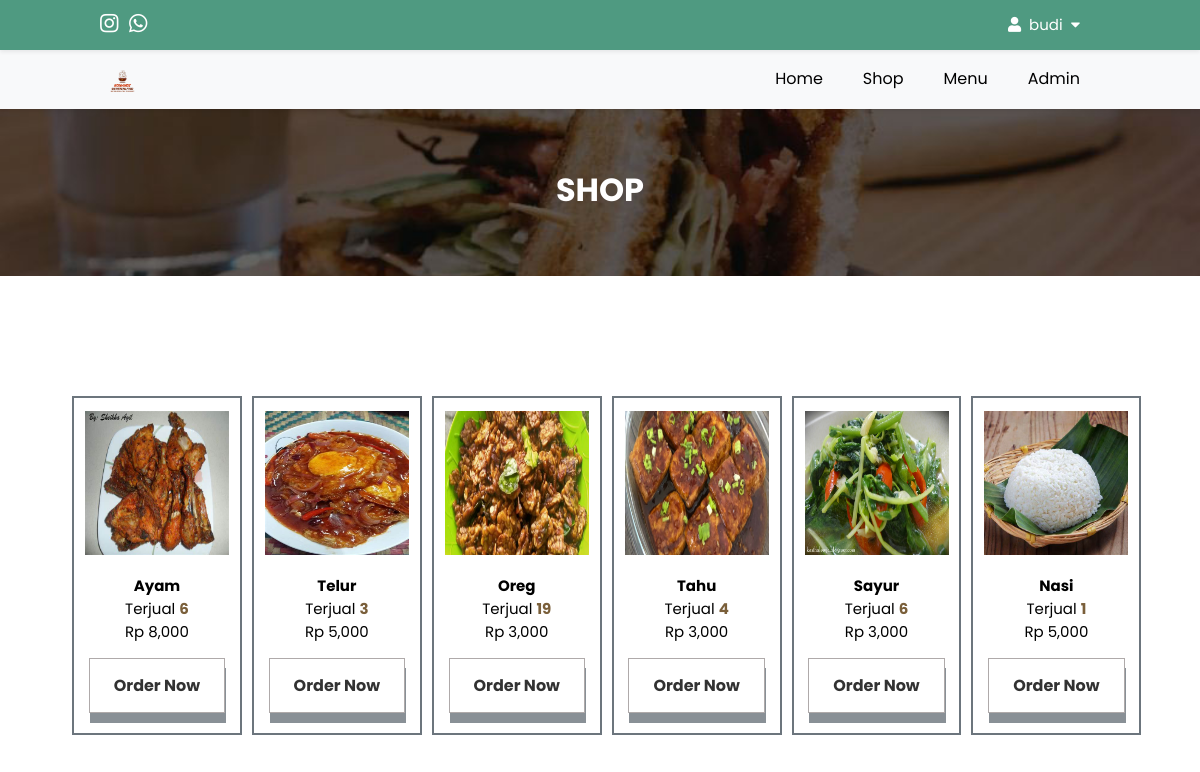
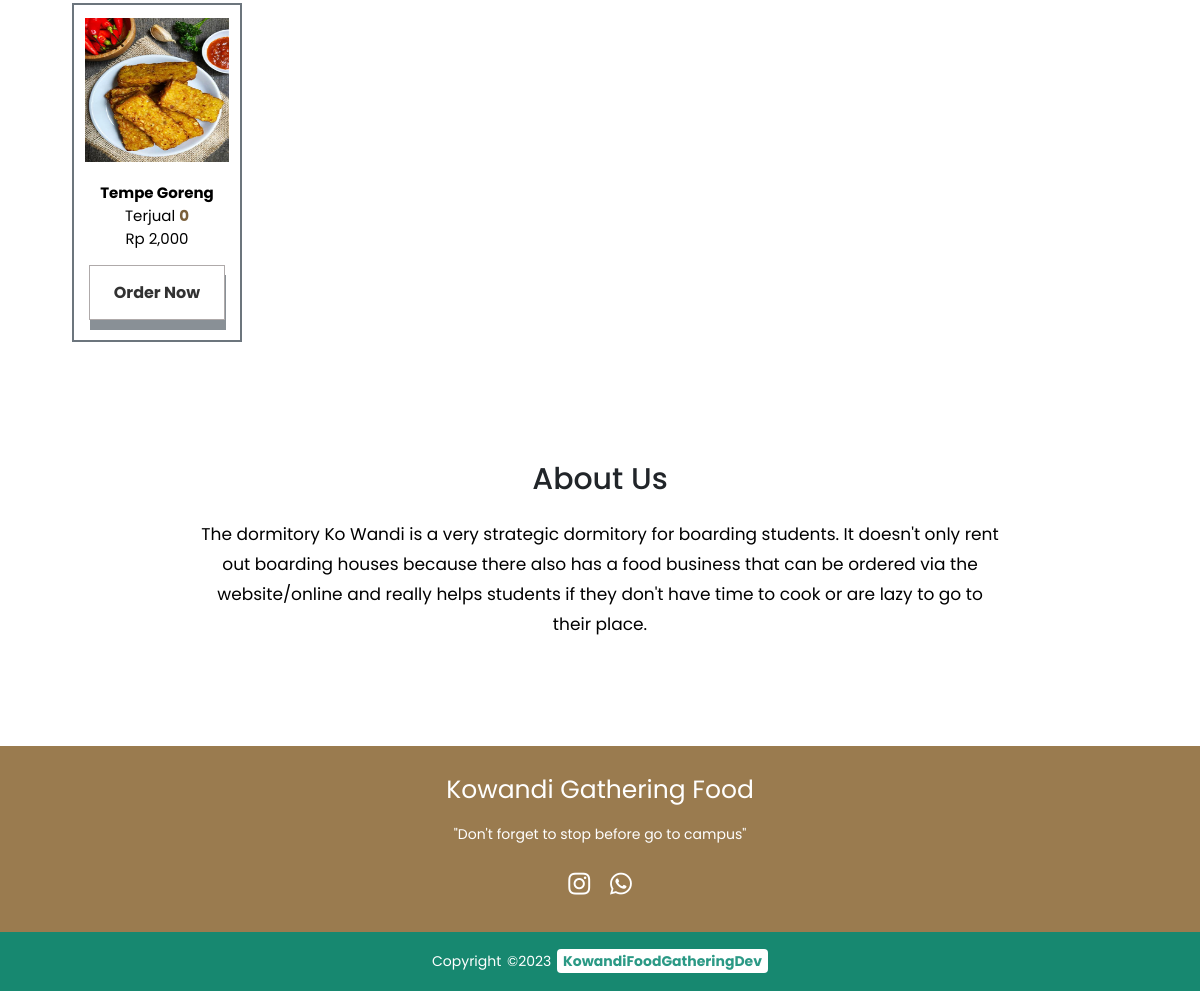
Page /shop/shop.php (signed in) on the committed database (2 pictures, top to bottom).
### tables this page shows
CREATE TABLE IF NOT EXISTS `tbl_product` (
  `id` int NOT NULL AUTO_INCREMENT,
  `gambar` varchar(200) NOT NULL,
  `nama_product` varchar(200) NOT NULL,
  `harga` int NOT NULL,
  `tgl_tambah` varchar(200) NOT NULL,
  `terjual` int NOT NULL,
  `deskripsi` text NOT NULL,
  PRIMARY KEY (`id`)
);

### config/config.php (called while the page is built, shortened)
<?php
$hostname = "localhost";
$username = "root";
$password = "";
$database = "db_cafe";
$koneksi = mysqli_connect($hostname, $username, $password, $database);
function queryProduct($queryProduct)
{
    global $koneksi;
    $hasil = mysqli_query($koneksi, $queryProduct);
    $tampungBaris = [];
    while ($baris = mysqli_fetch_assoc($hasil)) {
        $tampungBaris[] = $baris;
    }
    return $tampungBaris;
}
?>

### shop/shop.php (the view, shortened to what this page needs)
<?php
require '../config/config.php';
$queryProduct = queryProduct("SELECT * FROM tbl_product");
?>
<!DOCTYPE html>
<html lang="en">
<head>
    <link rel="stylesheet" href="https://cdnjs.cloudflare.com/ajax/libs/font-awesome/5.15.3/css/all.min.css"
 />
    <link rel="stylesheet" href="../css/shop.css?v=<?php echo time(); ?>">
</head>
<body>
    <header class="navbar-top">
        <div class="social-media">
            <a class="sosmed" id="m-1" href="#"><i class="fab fa-instagram"></i></a>
            <a class="sosmed" id="m-2" href="#"><i class="fab fa-whatsapp"></i></a>
        </div>
        <nav>
            <ul>
                <li class="dropdown1"><a href="#"><i class="fas fa-user"></i>&nbsp;
                        <?php
                        if (isset($_SESSION['login'])) {
                            echo $_SESSION['username'];
                        } else {
                            echo "Tamu";
                        }
                        ?>
                        &nbsp;<i class="fas fa-caret-down"></i>
                    </a>
                </li>
            </ul>
        </nav>
    </header>
    <header class="nav-top-mg">
        <div class="logo">
            <a href="../index.php">
                <img class="logo-img" src="../img/logo.png">
            </a>
        </div>
        <nav class="nav-bot">
            <ul>
                <li><a href="../index.php">Home</a></li>
                <li><a href="shop.php">Shop</a></li>
                <li><a href="../menu/menu.php">Menu</a></li>
                <?php
                @$role = $_SESSION['role'];
                if ($role == "Admin") {
                    echo "<li><a href='../admin/admin.php'>Admin</a></li>";
                }
                ?>
            </ul>
        </nav>
    </header>
    <div class="container-banner">
        <h1 class="title-banner">SHOP</h1>
    </div>
    <div class="shop-wrapper">
        <div class="container">
            <?php foreach ($queryProduct as $dataProduct): ?>
            <div class="shop">
                <div class="logo">
                    <img class="resize-image" src="../uploads/<?= $dataProduct['gambar']; ?>" />
                </div>
                <div class="title">
                    <h3>
                        <?= $dataProduct['nama_product']; ?>
                    </h3>
                </div>
                <div class="content">
                    <p>Terjual <span class="terjual-counter">
                            <?= $dataProduct['terjual']; ?>
                        </span></p>
                    <p>Rp
                        <?= number_format($dataProduct['harga']); ?>
                    </p>
                </div>
                <a href="shop-detail.php?id=<?= $dataProduct['id']; ?>">
                    <div class="btn-shop">
                        <span class="btn shop-btn">Order Now</span>
                    </div>
                </a>
            </div>
            <?php endforeach; ?>
        </div>
    </div>
    <section class="tentang">
        <div class="container2">
            <h1 class="title-form">About Us</h1>
            <p class="text-about"> The dormitory Ko Wandi is a very strategic dormitory for boarding students. It
                doesn't only rent out
                boarding houses because there also has a food business that can be ordered via the website/online
                and really helps students if they don't have time to cook or are lazy to go to their place.
            </p>
        </div>
    </section>
    <footer>
        <div class="footer-content">
            <h3>Kowandi Gathering Food</h3>
            <p>"Don't forget to stop before go to campus"</p>
            <ul class="medsos">
                <li><a class="sosmed" id="m-1" href="#"><i class="fab fa-instagram"></i></a></li>
                <li><a class="sosmed" id="m-2" href="#"><i class="fab fa-whatsapp"></i></a></li>
            </ul>
        </div>
        <div class="footer-bottom">
            <p>Copyright &copy;2023 <a href="../developer/kintondev.php" target="_blank"
                    class="dev">KowandiFoodGatheringDev</a></p>
        </div>
    </footer>
</body>
</html>

### css/shop.css (style rules this page uses)
body { font-family: "Poppins", sans-serif; margin: 0; padding: 0; }
header.navbar-top { position: absolute; top: 0; left: 0; padding: 0 100px; background: #4f9a81; width: 100%; box-sizing: border-box; box-shadow: 0 0.125rem 0.25rem rgba(0, 0, 0, 0.075); z-index: 999999; }
header .social-media { color: #fff; font-size: 21px; float: left; padding: 8px 0 8px 0; height: -10px; }
header .social-media a.sosmed { color: #fff; }
header .social-media a#m-1, header .social-media a#m-2 { margin-right: 5px; }
img.logo-img { width: 100px; margin: auto; font-size: 0px; margin-top: -25%; }
header nav { float: right; }
header nav ul { margin: 0; padding: 0; display: flex; }
header nav ul li { list-style: none; position: relative; }
header nav ul li a { height: 50px; line-height: 50px; padding: 5px 20px; color: #000; text-decoration: none; display: block; }
header nav ul li.dropdown1 a { color: #fff; font-size: 15px; display: unset; }
header.nav-top-mg { margin-top: 49px; }
header { position: absolute; top: 0; left: 0; padding: 0 100px; background: #f8f9fa; width: 100%; box-sizing: border-box; box-shadow: 0 0.125rem 0.25rem rgba(0, 0, 0, 0.075); z-index: 99999; }
header .logo { color: #fff; height: 60px; font-size: 24px; float: left; font-weight: 400; }
img.logo-img { width: 45px; margin: 8px 0; }
.container-banner { margin-top: 105px; width: 100%; background-size: cover; background-image: url(../img/banner-shop.jpg); background-position: center; padding-top: 40px; padding-bottom: 40px; }
.title-banner { text-align: center; color: #fff; }
.shop-wrapper { display: flex; align-items: center; justify-content: center; text-align: center; height: auto; margin: 120px 20px 50px 20px; }
.container { padding: 0px 0 0 60px; }
.shop { float: left; width: 15%; height: 380px; border: 2px solid #6c757d; margin-right: 10px; margin-bottom: 40px; }
.resize-image { margin-top: 13px; width: 188px; height: 188px; }
.shop a { text-decoration: none; }
.title h3 { text-decoration: none; color: black; margin-block-start: 0.8em; margin-block-end: 0em; }
.content p { margin-block-start: 0em; margin-block-end: 0em; }
span.terjual-counter { font-weight: bold; color: #7a5f3a; }
.shop-btn { width: 20%; border: 1px solid rgb(156, 150, 150); box-shadow: 1px 10px #6c757d; margin-top: 15px; transition: 0.3s all; }
.btn { display: inline-block; color: #fff; opacity: 0.8; padding: 14px 24px; }
.btn-shop .shop-btn { color: #000; font-weight: bold; width: 75%; }
.tentang { margin-bottom: 90px; display: flex; align-items: center; justify-content: center; flex-direction: column; }
.container2 { width: 800px; text-align: center; }
.title-form { font-size: 30px; font-weight: 500; text-align: center; color: #212529; margin-block-end: 0.4em; }
.text-about { font-size: 17px; line-height: 30px; }
footer { background: #9a7b4f; height: auto; width: 100%; margin-top: 40px; color: #fff; }
.footer-content { display: flex; align-items: center; justify-content: center; flex-direction: column; text-align: center; }
.footer-content h3 { font-size: 25px; font-weight: 400; text-transform: capitalize; margin-block-end: 0.2em; }
.footer-content p { margin: 10px auto; font-size: 14px; }
.medsos { list-style: none; display: flex; align-items: center; justify-content: center; margin: 1rem 0 2rem 0; padding: 0; }
.medsos li { margin: 0 10px; }
.medsos a { text-decoration: none; color: #fff; }
.medsos a i { font-size: 25px; }
.footer-bottom { background: #178870; width: 100%; padding: 5px 0; text-align: center; }
.footer-bottom p { font-size: 14px; word-spacing: 2px; text-transform: capitalize; }
a.dev { text-decoration: none; color: #2b9985; background-color: #fff; padding: 2px 6px; border-radius: 0.25rem; font-weight: bold; }
@media (max-width: 1499px) { .shop { height: 335px; } }
@media (max-width: 1499px) { .resize-image { width: 144px; height: 144px; } }
@media (max-width: 1499px) { .title h3 { font-size: 15px; margin-block-start: 0.8em; } }
@media (max-width: 1499px) { .content p { font-size: 15px; } }
@media (max-width: 1499px) { .container { padding: 0px 0px 0px 50px; } }
@media (max-width: 1499px) { .btn { padding: 14px 5px; } }

### rows in the picture
tbl_product: gambar (picture), nama_product "Ayam", terjual "6", harga "8,000"
tbl_product: gambar (picture), nama_product "Telur", terjual "3", harga "5,000"
tbl_product: gambar (picture), nama_product "Oreg", terjual "19", harga "3,000"
tbl_product: gambar (picture), nama_product "Tahu", terjual "4", harga "3,000"
tbl_product: gambar (picture), nama_product "Sayur", terjual "6", harga "3,000"
tbl_product: gambar (picture), nama_product "Nasi", terjual "1", harga "5,000"
tbl_product: gambar (picture), nama_product "Tempe Goreng", terjual "0", harga "2,000"

### other values in the picture
$_SESSION['username'] "budi"
